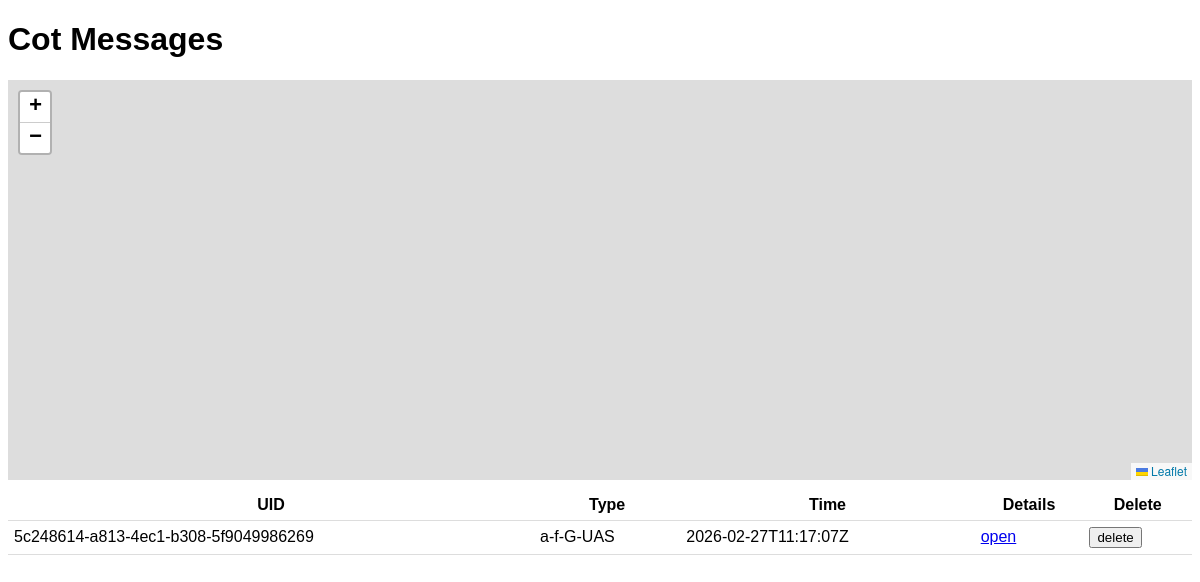
Before: / with the older database file.
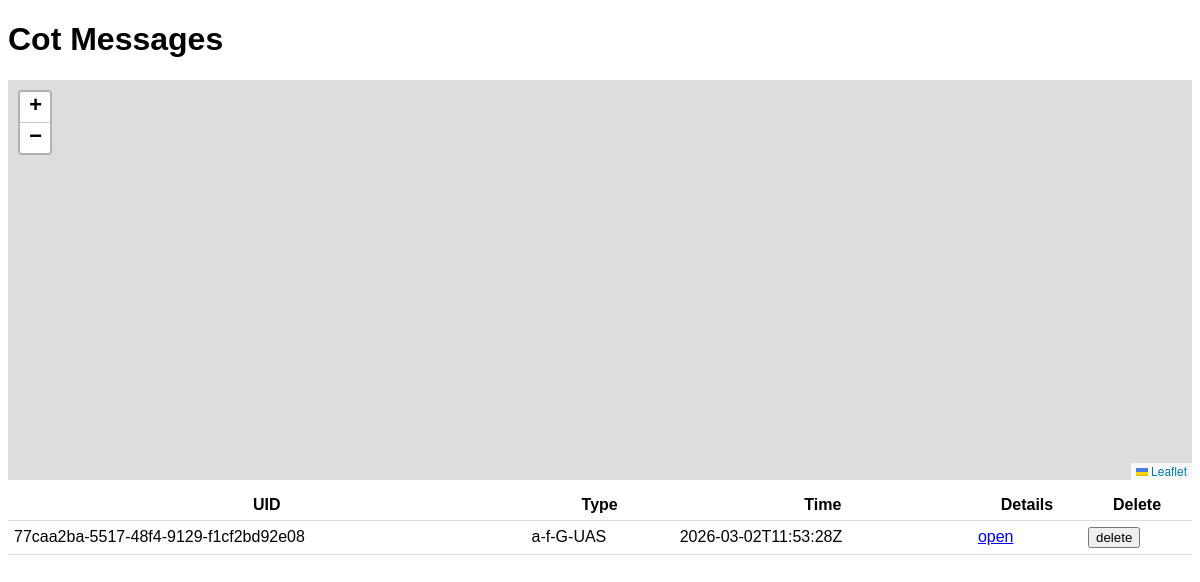
After: the same page with the newer database file.
### app/models.py (models this page shows)
class Message(Base):
    __tablename__ = "messages"
    id = Column(Integer, primary_key=True, index=True)
    uid = Column(String, index=True)
    type = Column(String, index=True)
    how = Column(String)
    time = Column(String)
    lat = Column(Float, nullable=True)
    lon = Column(Float, nullable=True)
    raw_xml = Column(Text)
    received_at = Column(DateTime, default=datetime.datetime.utcnow)

### app/main.py (the view)
@app.get("/", response_class=HTMLResponse)
def index(request: Request):
    db = next(get_db())
    msgs = db.query(Message).order_by(Message.received_at.desc()).limit(100).all()
    return templates.TemplateResponse("index.html", {"request": request, "messages": msgs})

### templates/index.html (shortened to what this page needs)
<!doctype html>
<html>
<head>
  <link rel="stylesheet" href="https://unpkg.com/leaflet@1.9.4/dist/leaflet.css"/>
</head>
<body>
  <h1>Cot Messages</h1>
  <div id="map"></div>
  <table>
    <thead><tr><th>UID</th><th>Type</th><th>Time</th><th>Details</th><th>Delete</th></tr></thead>
    <tbody>
      {% for m in messages %}
      <tr>
        <td>{{ m.uid }}</td>
        <td>{{ m.type }}</td>
        <td>{{ m.time }}</td>
        <td><a href="/message/{{ m.id }}">open</a></td>
        <td>
          <form method="post" action="/message/{{ m.id }}/delete" onsubmit="return confirm('Delete this message?');">
            <button type="submit">delete</button>
          </form>
        </td>
      </tr>
      {% endfor %}
    </tbody>
  </table>
</body>
</html>

### templates/index.html (style rules this page uses)
body { font-family:Arial,Helvetica,sans-serif }
#map { height:400px;margin-bottom:10px }
table { width:100%;border-collapse:collapse }
td,th { padding:6px;border-bottom:1px solid #ddd }

Changed rows visible on the page:
changed Message "a-f-G-UAS": uid "5c248614-a813-4ec1-b308-5f9049986269" → "77caa2ba-5517-48f4-9129-f1cf2bd92e08"; time "2026-02-27T11:17:07Z" → "2026-03-02T11:53:28Z"
